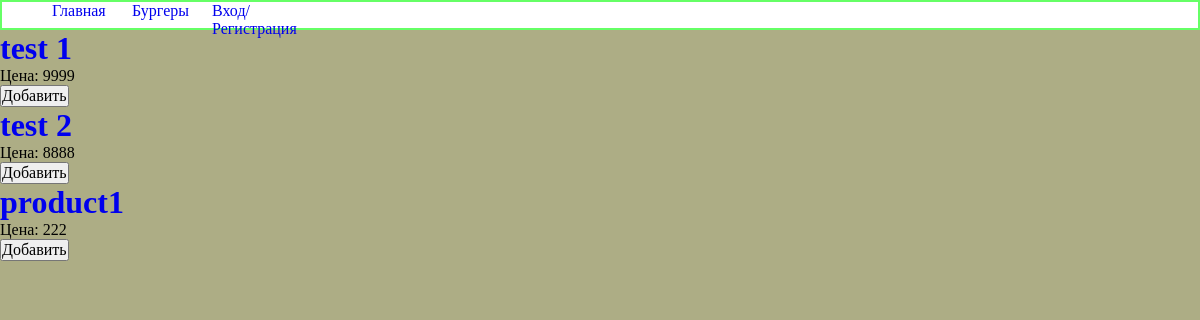
Screenshot of /Бургеры/ with the database file from the repository.
### list_product/models.py (models this page shows, shortened)
class BurgerProduct(models.Model):
    title = models.CharField(max_length=100, verbose_name='Название продукта')
    description = models.TextField(max_length=1000, verbose_name='Описание продукта')
    grammar = models.IntegerField(verbose_name='Граммовки', default='0')
    price = models.IntegerField(verbose_name='Цена')
    image = models.ImageField(blank=True, null=True, verbose_name='Фото продукта')
    slug = models.SlugField(max_length=50)
    class Meta:
        verbose_name_plural = 'Бургеры'
    def get_absolute_url(self):
        return reverse('product-detail', args=[str(self.slug)])

### templates/list_product/burgerproduct_list.html (shortened to what this page needs)
{% extends 'base.html' %}
{% block content %}
{% for burger in burgerproduct_list %}
    <form method="post">
        <a href="{{ burger.get_absolute_url }}"><h1>{{ burger.title }}</h1></a>
        <p>Цена: {{ burger.price }}</p>
        <button name="slug" value="{{ burger.slug }}">Добавить</button>
    </form>
{% endfor  %}
{% endblock %}

### static/info/css/base.css (style rules this page uses)
* { margin: 0; padding: 0; }
html { box-sizing: border-box; background-color: #adad85; }
*, *::before, *::after { box-sizing: inherit; }
button, input, select, textarea { font-family: inherit; font-size: 100%; padding: 0; margin: 0; }
a { text-decoration: none; }

### rows the page displays
BurgerProduct: title "test 1", price "9999"
BurgerProduct: title "test 2", price "8888"
BurgerProduct: title "product1", price "222"
